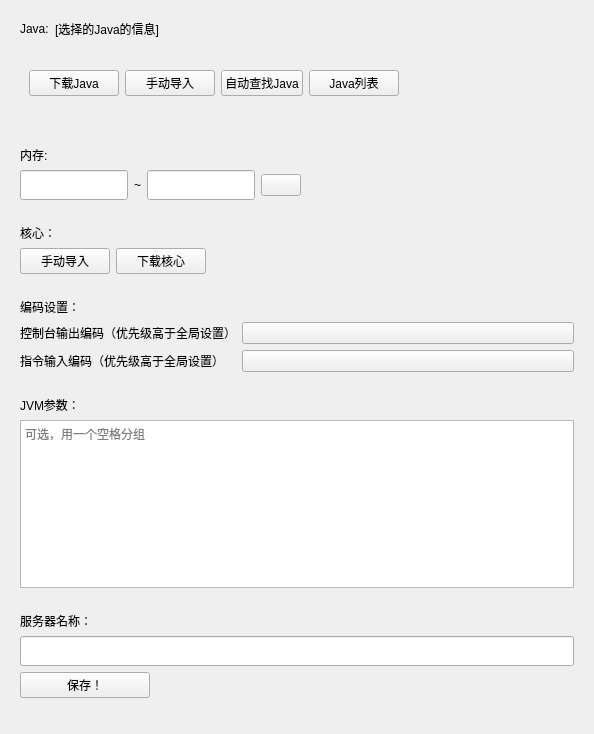
         <widget class="QWidget" name="extendedNewServerScrollAreaContents">
          <property name="geometry">
           <rect>
            <x>0</x>
            <y>0</y>
            <width>594</width>
            <height>734</height>
           </rect>
          </property>
          <layout class="QVBoxLayout" name="noobNewServerScrollAreaVerticalLayout_2">
           <item>
            <widget class="QWidget" name="extendedSetJavaWidget" native="true">
             <property name="sizePolicy">
              <sizepolicy hsizetype="Expanding" vsizetype="Fixed">
               <horstretch>0</horstretch>
               <verstretch>0</verstretch>
              </sizepolicy>
             </property>
             <property name="minimumSize">
              <size>
               <width>0</width>
               <height>120</height>
              </size>
             </property>
             <layout class="QGridLayout" name="gridLayout_6">
              <item row="0" column="0">
               <widget class="SubtitleLabel" name="extendedJavaSubtitleLabel">
                <property name="sizePolicy">
                 <sizepolicy hsizetype="Fixed" vsizetype="Fixed">
                  <horstretch>0</horstretch>
                  <verstretch>0</verstretch>
                 </sizepolicy>
                </property>
                <property name="text">
                 <string>Java:</string>
                </property>
               </widget>
              </item>
              <item row="0" column="1">
               <widget class="SubtitleLabel" name="extendedJavaInfoLabel">
                <property name="sizePolicy">
                 <sizepolicy hsizetype="Preferred" vsizetype="Fixed">
                  <horstretch>0</horstretch>
                  <verstretch>0</verstretch>
                 </sizepolicy>
                </property>
                <property name="text">
                 <string>[选择的Java的信息]</string>
                </property>
               </widget>
              </item>
              <item row="1" column="0" colspan="2">
               <widget class="QWidget" name="extendedSetJavaBtnWidget" native="true">
                <property name="sizePolicy">
                 <sizepolicy hsizetype="Expanding" vsizetype="Ignored">
                  <horstretch>0</horstretch>
                  <verstretch>0</verstretch>
                 </sizepolicy>
                </property>
                <layout class="QHBoxLayout" name="horizontalLayout_7">
                 <item>
                  <widget class="PrimaryPushButton" name="extendedDownloadJavaPrimaryPushBtn">
                   <property name="sizePolicy">
                    <sizepolicy hsizetype="Fixed" vsizetype="Fixed">
                     <horstretch>0</horstretch>
                     <verstretch>0</verstretch>
                    </sizepolicy>
                   </property>
                   <property name="minimumSize">
                    <size>
                     <width>90</width>
                     <height>0</height>
                    </size>
                   </property>
                   <property name="cursor">
                    <cursorShape>PointingHandCursor</cursorShape>
                   </property>
                   <property name="text">
                    <string>下载Java</string>
                   </property>
                  </widget>
                 </item>
                 <item>
                  <widget class="PrimaryPushButton" name="extendedManuallyAddJavaPrimaryPushBtn">
                   <property name="sizePolicy">
                    <sizepolicy hsizetype="Fixed" vsizetype="Fixed">
                     <horstretch>0</horstretch>
                     <verstretch>0</verstretch>
                    </sizepolicy>
                   </property>
                   <property name="minimumSize">
                    <size>
                     <width>90</width>
                     <height>0</height>
                    </size>
                   </property>
                   <property name="cursor">
                    <cursorShape>PointingHandCursor</cursorShape>
                   </property>
                   <property name="text">
                    <string>手动导入</string>
                   </property>
                  </widget>
                 </item>
                 <item>
                  <widget class="PrimaryPushButton" name="extendedAutoDetectJavaPrimaryPushBtn">
                   <property name="sizePolicy">
                    <sizepolicy hsizetype="Fixed" vsizetype="Fixed">
                     <horstretch>0</horstretch>
                     <verstretch>0</verstretch>
                    </sizepolicy>
                   </property>
                   <property name="cursor">
                    <cursorShape>PointingHandCursor</cursorShape>
                   </property>
                   <property name="text">
                    <string>自动查找Java</string>
                   </property>
                  </widget>
                 </item>
                 <item>
                  <widget class="PushButton" name="extendedJavaListPushBtn">
                   <property name="sizePolicy">
                    <sizepolicy hsizetype="Fixed" vsizetype="Fixed">
                     <horstretch>0</horstretch>
                     <verstretch>0</verstretch>
                    </sizepolicy>
                   </property>
                   <property name="minimumSize">
                    <size>
                     <width>90</width>
                     <height>0</height>
                    </size>
                   </property>
                   <property name="cursor">
                    <cursorShape>PointingHandCursor</cursorShape>
                   </property>
                   <property name="text">
                    <string>Java列表</string>
                   </property>
                  </widget>
                 </item>
                 <item>
                  <spacer name="extendedJavaBtnSpacer">
                   <property name="orientation">
                    <enum>Qt::Horizontal</enum>
                   </property>
                   <property name="sizeHint" stdset="0">
                    <size>
                     <width>127</width>
                     <height>20</height>
                    </size>
                   </property>
                  </spacer>
                 </item>
                </layout>
               </widget>
              </item>
             </layout>
            </widget>
           </item>
           <item>
            <widget class="QWidget" name="extendedSetMemWidget" native="true">
             <property name="sizePolicy">
              <sizepolicy hsizetype="Expanding" vsizetype="Fixed">
               <horstretch>0</horstretch>
               <verstretch>0</verstretch>
              </sizepolicy>
             </property>
             <layout class="QGridLayout" name="gridLayout_7">
              <item row="1" column="1">
               <widget class="LineEdit" name="extendedMinMemLineEdit">
                <property name="sizePolicy">
                 <sizepolicy hsizetype="Fixed" vsizetype="Fixed">
                  <horstretch>0</horstretch>
                  <verstretch>0</verstretch>
                 </sizepolicy>
                </property>
                <property name="minimumSize">
                 <size>
                  <width>0</width>
                  <height>30</height>
                 </size>
                </property>
               </widget>
              </item>
              <item row="0" column="1">
               <widget class="SubtitleLabel" name="extendedMemSubtitleLabel">
                <property name="sizePolicy">
                 <sizepolicy hsizetype="Fixed" vsizetype="Fixed">
                  <horstretch>0</horstretch>
                  <verstretch>0</verstretch>
                 </sizepolicy>
                </property>
                <property name="text">
                 <string>内存:</string>
                </property>
               </widget>
              </item>
              <item row="1" column="3">
               <widget class="LineEdit" name="extendedMaxMemLineEdit">
                <property name="sizePolicy">
                 <sizepolicy hsizetype="Fixed" vsizetype="Fixed">
                  <horstretch>0</horstretch>
                  <verstretch>0</verstretch>
                 </sizepolicy>
                </property>
                <property name="minimumSize">
                 <size>
                  <width>0</width>
                  <height>30</height>
                 </size>
                </property>
               </widget>
              </item>
              <item row="1" column="2">
               <widget class="SubtitleLabel" name="extendedToSymbol">
                <property name="sizePolicy">
                 <sizepolicy hsizetype="Fixed" vsizetype="Preferred">
                  <horstretch>0</horstretch>
                  <verstretch>0</verstretch>
                 </sizepolicy>
                </property>
                <property name="text">
                 <string>~</string>
                </property>
               </widget>
              </item>
              <item row="1" column="5">
               <spacer name="extendedMemSpacer">
                <property name="orientation">
                 <enum>Qt::Horizontal</enum>
                </property>
                <property name="sizeHint" stdset="0">
                 <size>
                  <width>40</width>
                  <height>20</height>
                 </size>
                </property>
               </spacer>
              </item>
              <item row="1" column="4">
               <widget class="ComboBox" name="extendedMemUnitComboBox"/>
              </item>
             </layout>
            </widget>
           </item>
           <item>
            <widget class="QWidget" name="extendedSetCoreWidget" native="true">
             <property name="sizePolicy">
              <sizepolicy hsizetype="Expanding" vsizetype="Fixed">
               <horstretch>0</horstretch>
               <verstretch>0</verstretch>
              </sizepolicy>
             </property>
             <layout class="QGridLayout" name="gridLayout_8">
              <item row="1" column="3">
               <spacer name="extendedCoreSpacer">
                <property name="orientation">
                 <enum>Qt::Horizontal</enum>
                </property>
                <property name="sizeHint" stdset="0">
                 <size>
                  <width>40</width>
                  <height>20</height>
                 </size>
                </property>
               </spacer>
              </item>
              <item row="1" column="2">
               <widget class="PrimaryPushButton" name="extendedDownloadCorePrimaryPushBtn">
                <property name="sizePolicy">
                 <sizepolicy hsizetype="Fixed" vsizetype="Fixed">
                  <horstretch>0</horstretch>
                  <verstretch>0</verstretch>
                 </sizepolicy>
                </property>
                <property name="minimumSize">
                 <size>
                  <width>90</width>
                  <height>0</height>
                 </size>
                </property>
                <property name="text">
                 <string>下载核心</string>
                </property>
               </widget>
              </item>
              <item row="1" column="1">
               <widget class="PrimaryPushButton" name="extendedManuallyAddCorePrimaryPushBtn">
                <property name="sizePolicy">
                 <sizepolicy hsizetype="Fixed" vsizetype="Fixed">
                  <horstretch>0</horstretch>
                  <verstretch>0</verstretch>
                 </sizepolicy>
                </property>
                <property name="minimumSize">
                 <size>
                  <width>90</width>
                  <height>0</height>
                 </size>
                </property>
                <property name="text">
                 <string>手动导入</string>
                </property>
               </widget>
              </item>
              <item row="0" column="1">
               <widget class="SubtitleLabel" name="extendedCoreSubtitleLabel">
                <property name="sizePolicy">
                 <sizepolicy hsizetype="Fixed" vsizetype="Fixed">
                  <horstretch>0</horstretch>
                  <verstretch>0</verstretch>
                 </sizepolicy>
                </property>
                <property name="text">
                 <string>核心：</string>
                </property>
               </widget>
              </item>
             </layout>
            </widget>
           </item>
           <item>
            <widget class="QWidget" name="extendedSetDeEncodingWidget" native="true">
             <layout class="QGridLayout" name="gridLayout_9">
              <item row="2" column="1">
               <widget class="ComboBox" name="extendedOutputDeEncodingComboBox">
                <property name="sizePolicy">
                 <sizepolicy hsizetype="Minimum" vsizetype="Fixed">
                  <horstretch>0</horstretch>
                  <verstretch>0</verstretch>
                 </sizepolicy>
                </property>
               </widget>
              </item>
              <item row="0" column="0">
               <widget class="SubtitleLabel" name="extendedDeEncodingSubtitleLabel">
                <property name="sizePolicy">
                 <sizepolicy hsizetype="Fixed" vsizetype="Fixed">
                  <horstretch>0</horstretch>
                  <verstretch>0</verstretch>
                 </sizepolicy>
                </property>
                <property name="text">
                 <string>编码设置：</string>
                </property>
               </widget>
              </item>
              <item row="3" column="1">
               <widget class="ComboBox" name="extendedInputDeEncodingComboBox">
                <property name="text">
                 <string/>
                </property>
               </widget>
              </item>
              <item row="2" column="0">
               <widget class="StrongBodyLabel" name="extendedOutputDeEncodingLabel">
                <property name="sizePolicy">
                 <sizepolicy hsizetype="Fixed" vsizetype="Fixed">
                  <horstretch>0</horstretch>
                  <verstretch>0</verstretch>
                 </sizepolicy>
                </property>
                <property name="text">
                 <string>控制台输出编码（优先级高于全局设置）</string>
                </property>
               </widget>
              </item>
              <item row="3" column="0">
               <widget class="StrongBodyLabel" name="extendedInputDeEncodingLabel">
                <property name="sizePolicy">
                 <sizepolicy hsizetype="Fixed" vsizetype="Fixed">
                  <horstretch>0</horstretch>
                  <verstretch>0</verstretch>
                 </sizepolicy>
                </property>
                <property name="text">
                 <string>指令输入编码（优先级高于全局设置）</string>
                </property>
               </widget>
              </item>
             </layout>
            </widget>
           </item>
           <item>
            <widget class="QWidget" name="extendedSetJVMArgWidget" native="true">
             <layout class="QGridLayout" name="gridLayout_10">
              <item row="0" column="0">
               <widget class="SubtitleLabel" name="extendedJVMArgSubtitleLabel">
                <property name="sizePolicy">
                 <sizepolicy hsizetype="Fixed" vsizetype="Fixed">
                  <horstretch>0</horstretch>
                  <verstretch>0</verstretch>
                 </sizepolicy>
                </property>
                <property name="text">
                 <string>JVM参数：</string>
                </property>
               </widget>
              </item>
              <item row="1" column="0">
               <widget class="PlainTextEdit" name="JVMArgPlainTextEdit">
                <property name="placeholderText">
                 <string>可选，用一个空格分组</string>
                </property>
               </widget>
              </item>
             </layout>
            </widget>
           </item>
           <item>
            <widget class="QWidget" name="extendedSetServerNameWidget" native="true">
             <layout class="QVBoxLayout" name="verticalLayout_5">
              <item>
               <widget class="SubtitleLabel" name="extendedServerNameSubtitleLabel">
                <property name="sizePolicy">
                 <sizepolicy hsizetype="Fixed" vsizetype="Fixed">
                  <horstretch>0</horstretch>
                  <verstretch>0</verstretch>
                 </sizepolicy>
                </property>
                <property name="text">
                 <string>服务器名称：</string>
                </property>
               </widget>
              </item>
              <item>
               <widget class="LineEdit" name="extendedServerNameLineEdit">
                <property name="sizePolicy">
                 <sizepolicy hsizetype="Expanding" vsizetype="Fixed">
                  <horstretch>0</horstretch>
                  <verstretch>0</verstretch>
                 </sizepolicy>
                </property>
                <property name="minimumSize">
                 <size>
                  <width>0</width>
                  <height>30</height>
                 </size>
                </property>
               </widget>
              </item>
              <item>
               <widget class="PrimaryPushButton" name="extendedSaveServerPrimaryPushBtn">
                <property name="sizePolicy">
                 <sizepolicy hsizetype="Fixed" vsizetype="Fixed">
                  <horstretch>0</horstretch>
                  <verstretch>0</verstretch>
                 </sizepolicy>
                </property>
                <property name="minimumSize">
                 <size>
                  <width>130</width>
                  <height>0</height>
                 </size>
                </property>
                <property name="text">
                 <string>保存！</string>
                </property>
               </widget>
              </item>
             </layout>
            </widget>
           </item>
           <item>
            <spacer name="extendedNewServerScrollAreaSpacer">
             <property name="orientation">
              <enum>Qt::Vertical</enum>
             </property>
             <property name="sizeHint" stdset="0">
              <size>
               <width>20</width>
               <height>40</height>
              </size>
             </property>
            </spacer>
           </item>
          </layout>
         </widget>
